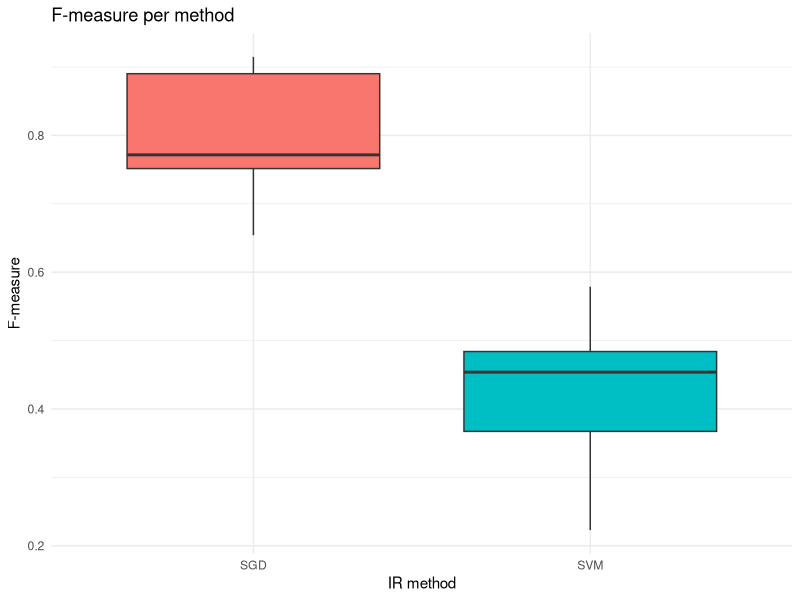
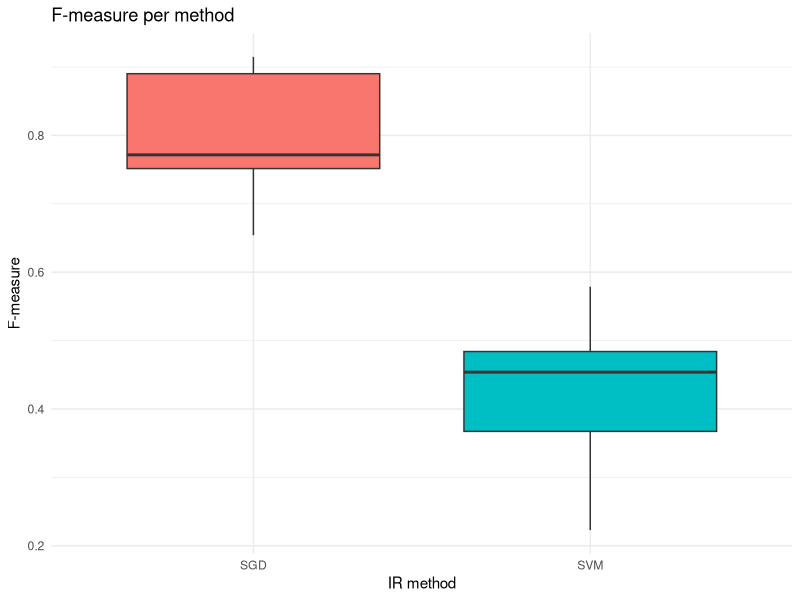

These figures' R source, in order:
#loading library
require("ggplot2")

# selecting the current directory
setwd("/Users/tassiovale/Dropbox/PhD Thesis/trace2vary/trace_recovery/results/")

# read csv file
data <- read.csv("2018-05-09_16h30m_output.csv")

ggplot(data=data, aes(x=method, y=fmeasure, fill=method)) +
    geom_boxplot() +
    theme_minimal() +
    ggtitle("F-measure per method") +
    labs(x="IR method", y="F-measure") +
    scale_fill_discrete(guide=FALSE)

ggsave("2018-05-09_16h30m_fmeasure_chart.eps")